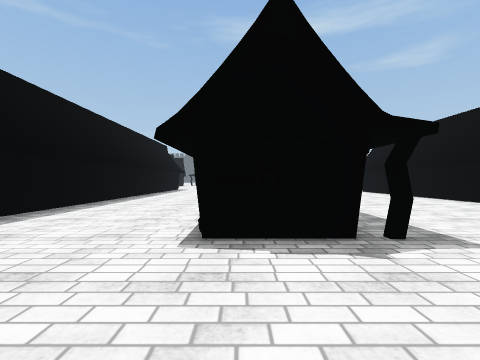
view 1 (above)

15 first-person views from a walk through a 3-D level made in the Unity game engine. The camera is 1.2 m above the floor, looks level and sees 85° across. The floor is counted in squares, 2 m on a side. Each view is taken from the middle of a square. On the plan, view 1 faces up. The plan holds only what a view shows up to about 9 squares ahead; the rest is blank. The place goes on beyond the plan. Some animated figures are not drawn. Some surface patterns are stand-ins.

view 2
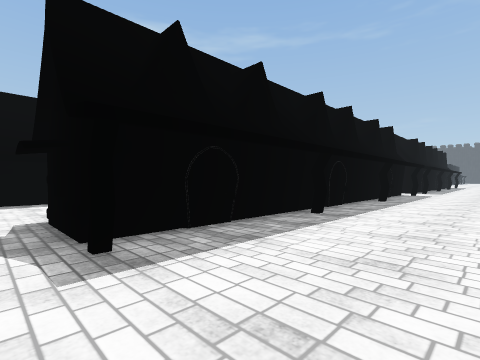

view 3
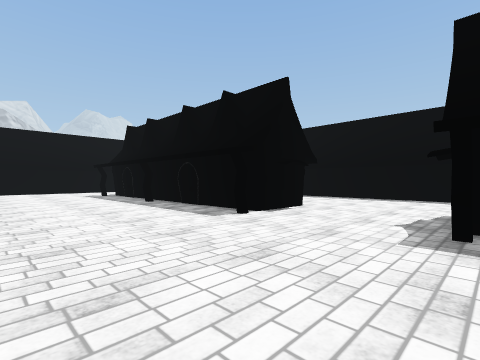

view 4
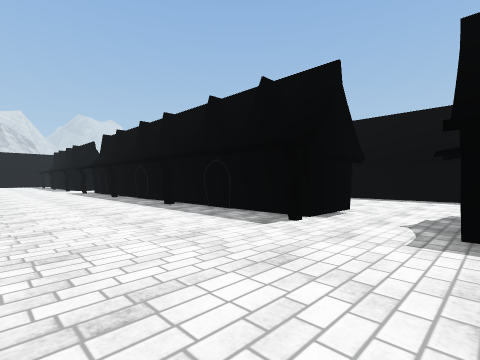

view 5
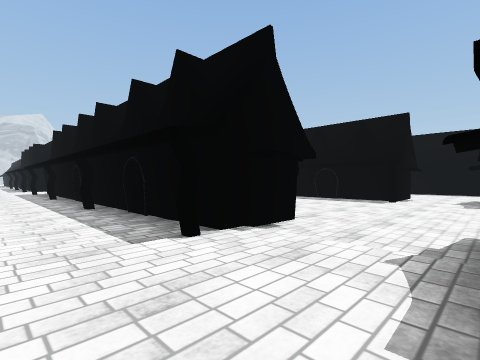

view 6
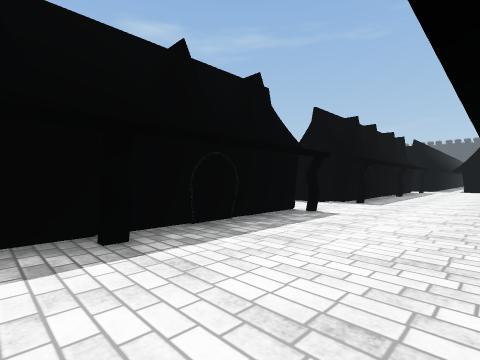

view 7
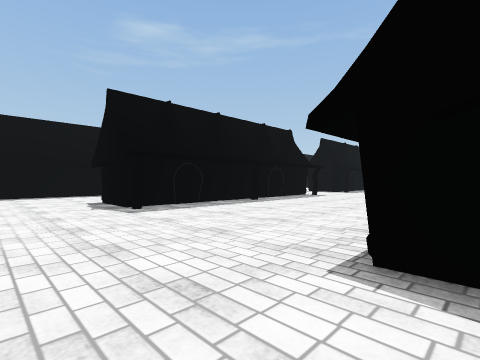

view 8
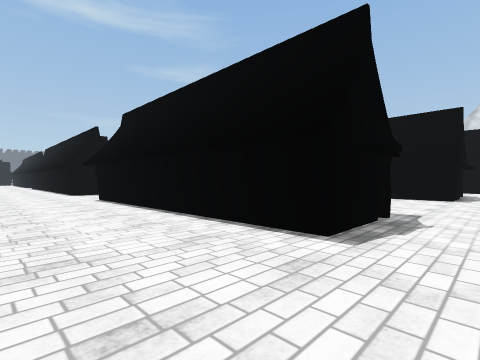

view 9
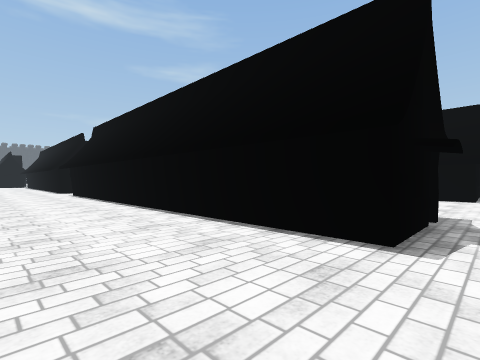

view 10
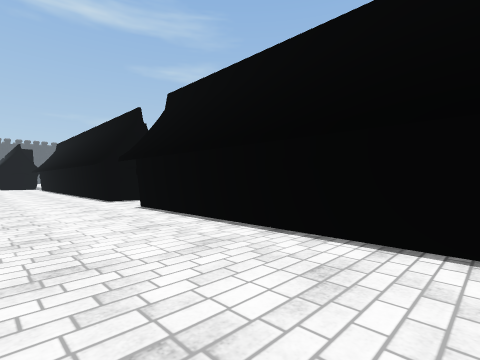

view 11
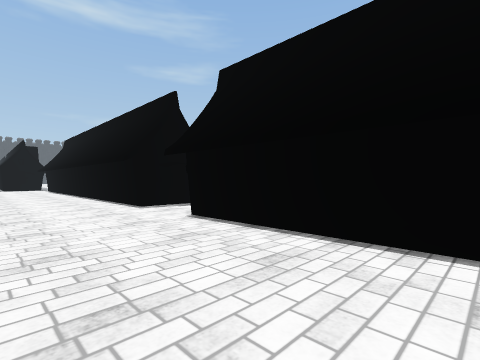

view 12
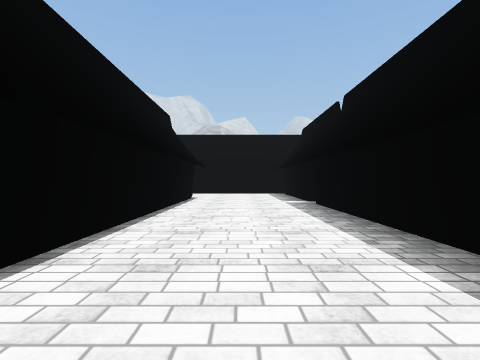

view 13
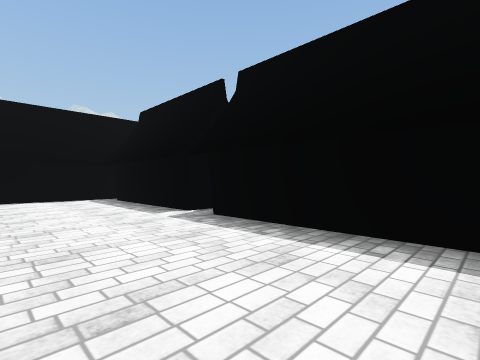

view 14
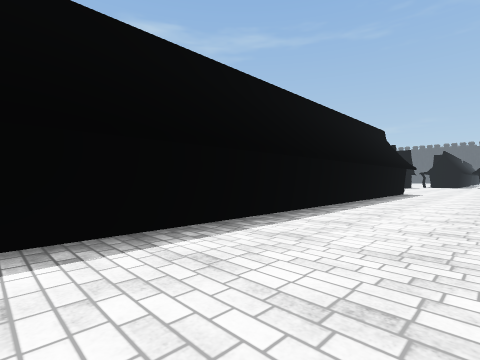

view 15
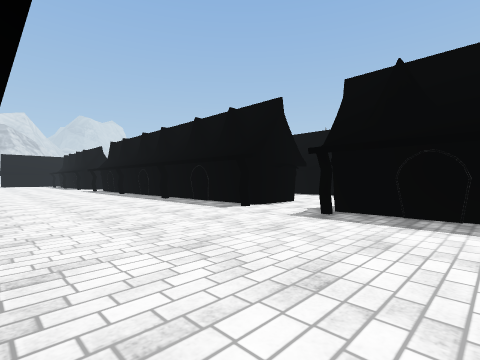

### Floor plan
Key: @ floor where view 1 was taken; # wall or solid block; . floor; H house; O other object.
Columns run from 6 left of view 1 to 11 right of it. Each row starts with its distance up from view 1.
 18    ...##..... #...
 17    ...##.....##...
 16    ...H#.....#H...
 15   #...............
 14   #...##..........
 13   #...##.....  ...
 12   #...#H..... #...
 11   #...##..... #..O
 10   #...##..... H..O
  9   #...##..... #...
  8   #...#H..... H..
  7   #...##..... #..
  6   #... #..... #.
  5   #... #....  #.
  4   #... #...
  3   #...H#.....#H
  2   #..........
  1   #.........
  0   #...@.....
 -1   #...##....
 -2    ...#H....
 -3    ...##....
 -4   #...##....
 -5   #...##....
 -6 HH....#H.....
 -7   #...##.....
 -8   #..........#H
 -9   #...........
-10   #...........

Where each view was taken, in squares from view 1:
view 1: 0 up, 0 right, facing up
view 2: 2 up, 4 right, facing up-left
view 3: 3 up, 5 right, facing down-left
view 4: 16 up, 5 right, facing down-left
view 5: 16 up, 10 right, facing down-left
view 6: 9 up, 11 right, facing up-left
view 7: 10 down, 7 right, facing up-left
view 8: 9 down, 3 left, facing up-right
view 9: 2 up, 3 left, facing up-right
view 10: 8 up, 3 left, facing up-right
view 11: 10 up, 3 left, facing up-right
view 12: 1 up, 2 left, facing down
view 13: 2 down, 1 left, facing down-left
view 14: 4 up, 1 left, facing up-left
view 15: 18 up, 6 right, facing down-left
